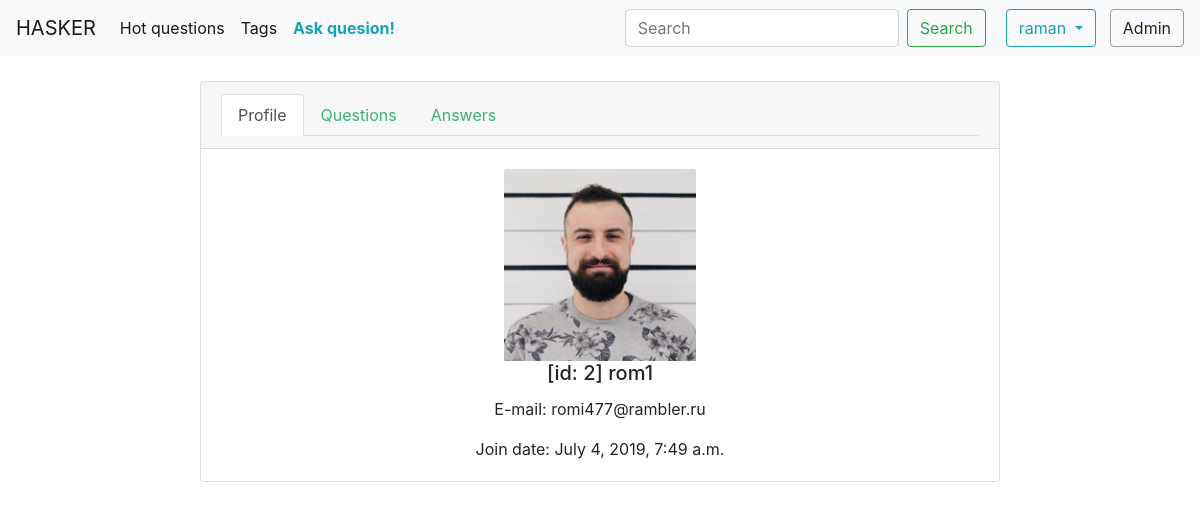
Page /hasker/auth/rom1/ (signed in) on the committed database.
### authorization/models.py (models this page shows, shortened)
class Person(AbstractUser):
    class Meta:
        verbose_name = 'Person'
    email = models.EmailField(max_length=254, unique=True, verbose_name='email address')
    avatar = models.ImageField(upload_to='avatars/', default='avatars/def_ava.jpg')

### authorization/views.py (the view)
# urls.py: path('<nick>/', person_info, name='person_info'),
@login_required(login_url=settings.LOGIN_URL)
def person_info(request, nick):
    person = get_object_or_404(Person, username=nick)
    return render(request, 'authorization/person_profile.html', {'person': person, 'nick': nick})

### authorization/templates/authorization/person_profile.html (shortened to what this page needs)
{% extends 'authorization/base_auth.html' %}
{% block content %}
    <div class="card text-center">
        <div class="card-header">
            <ul class="nav nav-tabs">
                {% if nick %}
                <li class="nav-item">
                    <a class="nav-link active" href="{% url 'person_info' nick=nick %}">Profile</a>
                </li>
                <li class="nav-item">
                    <a class="nav-link btn btn-btn-link" href="#">Questions</a>
                </li>
                <li class="nav-item">
                    <a class="nav-link btn btn-btn-link" href="#">Answers</a>
                </li>
                {% endif %}
            </ul>
        </div>
        <div class="card-body">
            <img src="{{ person.avatar.url }}" class="card-img-top" style="width: 12rem;" alt="avatars/def_ava.jpg">
            <h5 class="card-title">[id: {{ person.id }}] {{ person.username }}</h5>
            <p class="card-text">E-mail: {{ person.email }}</p>
            <p class="card-text">Join date: {{ person.date_joined }}</p>
        </div>
    </div>
{% endblock %}

### authorization/templates/authorization/base_auth.html (shortened to what this page needs)
{% extends 'global_template.html' %}
{% block authorization %}
    {% if request.user.is_authenticated %}
        <div class="dropdown">
            <button class="btn btn-outline-info dropdown-toggle" type="button" id="dropdownMenuButton" data-toggle="dropdown" aria-haspopup="true" aria-expanded="false">
                {{ request.user.username }}
            </button>
        </div>
    {% endif %}
{% endblock %}

### files/static/css/styles.css (style rules this page uses)
.card { margin: 25px; width: 800px; margin-left: auto; margin-right: auto; }
.card-img-top { display: block; margin-left: auto; margin-right: auto; }
.card-header a { color: MediumSeaGreen; }
.btn-outline-info { margin-left: 20px; }

### rows in the picture
Person: user.username "raman"
Person: avatar (picture), id "2", username "rom1", email "romi477@rambler.ru", date_joined "July 4, 2019, 7:49 a.m."
